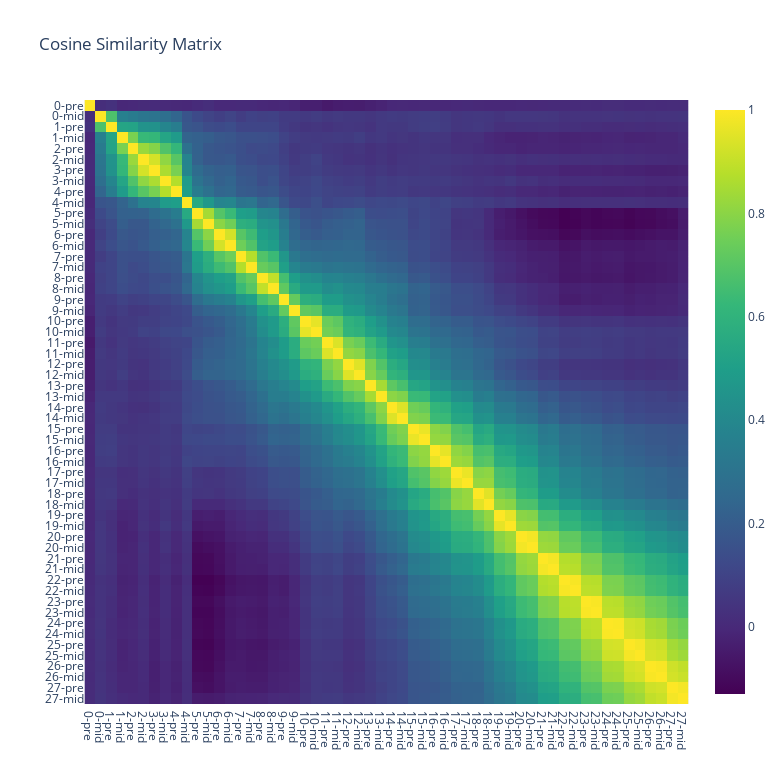

Notebook source saved alongside this figure:
### Code cell
layer_names = sum([[f"{i}-pre", f"{i}-mid"] for i in range(num_layers)], [])

dirs = refusal_dirs.reshape(-1, refusal_dirs.shape[-1])
A = dirs @ dirs.T

fig = px.imshow(
    # np.rad2deg(np.arccos(np.clip(A, 0.0, 1.0))),
    A,
    x=layer_names,
    y=layer_names,
    width=len(layer_names) * 14,
    height=len(layer_names) * 14,
    title="Cosine Similarity Matrix",
    color_continuous_scale="Viridis",
)
fig.update_layout(
    yaxis=dict(dtick=1),
    xaxis=dict(dtick=1),
)
# fig.update_traces(xgap=1, ygap=1)
fig.show()

### Figure 1 — Plotly figure (JSON) as saved in the notebook; plotly's stock layout.template omitted (floating-point values rounded to 4 significant figures; data arrays with more than 128 entries replaced by an {"elided": "..."} marker saying what was removed)
{"data": [{"coloraxis": "coloraxis", "hovertemplate": "x: %{x}<br>y: %{y}<br>color: %{z}<extra></extra>", "name": "0", "type": "heatmap", "x": ["0-pre", "0-mid", "1-pre", "1-mid", "2-pre", "2-mid", "3-pre", "3-mid", "4-pre", "4-mid", "5-pre", "5-mid", "6-pre", "6-mid", "7-pre", "7-mid", "8-pre", "8-mid", "9-pre", "9-mid", "10-pre", "10-mid", "11-pre", "11-mid", "12-pre", "12-mid", "13-pre", "13-mid", "14-pre", "14-mid", "15-pre", "15-mid", "16-pre", "16-mid", "17-pre", "17-mid", "18-pre", "18-mid", "19-pre", "19-mid", "20-pre", "20-mid", "21-pre", "21-mid", "22-pre", "22-mid", "23-pre", "23-mid", "24-pre", "24-mid", "25-pre", "25-mid", "26-pre", "26-mid", "27-pre", "27-mid"], "xaxis": "x", "y": ["0-pre", "0-mid", "1-pre", "1-mid", "2-pre", "2-mid", "3-pre", "3-mid", "4-pre", "4-mid", "5-pre", "5-mid", "6-pre", "6-mid", "7-pre", "7-mid", "8-pre", "8-mid", "9-pre", "9-mid", "10-pre", "10-mid", "11-pre", "11-mid", "12-pre", "12-mid", "13-pre", "13-mid", "14-pre", "14-mid", "15-pre", "15-mid", "16-pre", "16-mid", "17-pre", "17-mid", "18-pre", "18-mid", "19-pre", "19-mid", "20-pre", "20-mid", "21-pre", "21-mid", "22-pre", "22-mid", "23-pre", "23-mid", "24-pre", "24-mid", "25-pre", "25-mid", "26-pre", "26-mid", "27-pre", "27-mid"], "yaxis": "y", "z": {"elided": "56x56 float values"}}], "layout": {"coloraxis": {"colorscale": [[0, "#440154"], [0.1111, "#482878"], [0.2222, "#3e4989"], [0.3333, "#31688e"], [0.4444, "#26828e"], [0.5556, "#1f9e89"], [0.6667, "#35b779"], [0.7778, "#6ece58"], [0.8889, "#b5de2b"], [1, "#fde725"]]}, "height": 784, "title": {"text": "Cosine Similarity Matrix"}, "width": 784, "xaxis": {"anchor": "y", "constrain": "domain", "domain": [0, 1], "dtick": 1, "scaleanchor": "y"}, "yaxis": {"anchor": "x", "autorange": "reversed", "constrain": "domain", "domain": [0, 1], "dtick": 1}}}
